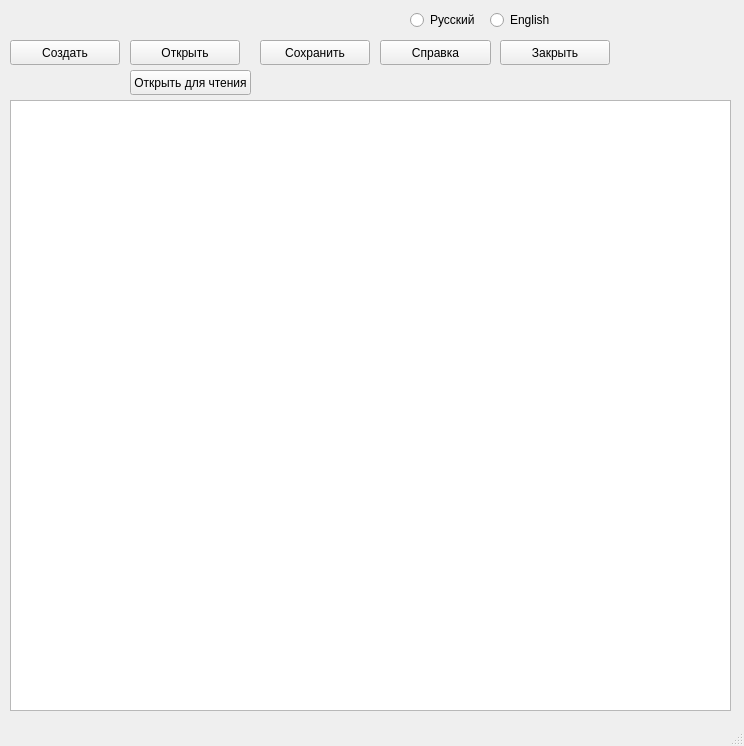
<?xml version="1.0" encoding="UTF-8"?>
<ui version="4.0">
 <class>MainWindow</class>
 <widget class="QMainWindow" name="MainWindow">
  <property name="geometry">
   <rect>
    <x>0</x>
    <y>0</y>
    <width>744</width>
    <height>746</height>
   </rect>
  </property>
  <property name="windowTitle">
   <string>RK txt </string>
  </property>
  <widget class="QWidget" name="centralwidget">
   <widget class="QTextEdit" name="textEdit">
    <property name="geometry">
     <rect>
      <x>10</x>
      <y>100</y>
      <width>721</width>
      <height>611</height>
     </rect>
    </property>
   </widget>
   <widget class="QPushButton" name="open_pushButton">
    <property name="geometry">
     <rect>
      <x>130</x>
      <y>40</y>
      <width>110</width>
      <height>25</height>
     </rect>
    </property>
    <property name="text">
     <string>Открыть</string>
    </property>
   </widget>
   <widget class="QPushButton" name="save_pushButton">
    <property name="geometry">
     <rect>
      <x>260</x>
      <y>40</y>
      <width>110</width>
      <height>25</height>
     </rect>
    </property>
    <property name="text">
     <string>Сохранить</string>
    </property>
   </widget>
   <widget class="QPushButton" name="new_pushButton">
    <property name="geometry">
     <rect>
      <x>10</x>
      <y>40</y>
      <width>110</width>
      <height>25</height>
     </rect>
    </property>
    <property name="text">
     <string>Создать</string>
    </property>
   </widget>
   <widget class="QPushButton" name="close_pushButton">
    <property name="geometry">
     <rect>
      <x>500</x>
      <y>40</y>
      <width>110</width>
      <height>25</height>
     </rect>
    </property>
    <property name="text">
     <string>Закрыть</string>
    </property>
   </widget>
   <widget class="QPushButton" name="help_pushButton">
    <property name="geometry">
     <rect>
      <x>380</x>
      <y>40</y>
      <width>111</width>
      <height>25</height>
     </rect>
    </property>
    <property name="text">
     <string>Справка</string>
    </property>
   </widget>
   <widget class="QRadioButton" name="radioBtnRU">
    <property name="geometry">
     <rect>
      <x>410</x>
      <y>10</y>
      <width>89</width>
      <height>20</height>
     </rect>
    </property>
    <property name="text">
     <string>Русский</string>
    </property>
   </widget>
   <widget class="QRadioButton" name="radioBtnENG">
    <property name="geometry">
     <rect>
      <x>490</x>
      <y>10</y>
      <width>89</width>
      <height>20</height>
     </rect>
    </property>
    <property name="text">
     <string>English</string>
    </property>
   </widget>
   <widget class="QPushButton" name="openRead_pushButton">
    <property name="geometry">
     <rect>
      <x>130</x>
      <y>70</y>
      <width>121</width>
      <height>25</height>
     </rect>
    </property>
    <property name="text">
     <string>Открыть для чтения</string>
    </property>
   </widget>
  </widget>
  <widget class="QMenuBar" name="menubar">
   <property name="geometry">
    <rect>
     <x>0</x>
     <y>0</y>
     <width>744</width>
     <height>22</height>
    </rect>
   </property>
  </widget>
  <widget class="QStatusBar" name="statusbar"/>
 </widget>
 <resources/>
 <connections/>
</ui>
